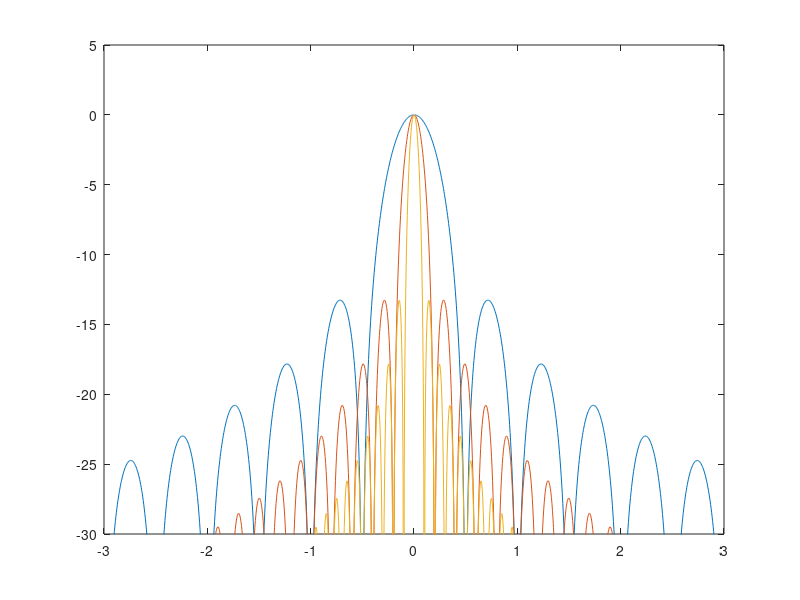

Write MATLAB code to recreate this figure. (Note: this script raises an error after producing the figure.)
% ***************************************
%  Spatial factor of a line source
% ***************************************
% Ericsson Nikola Tesla
% DSP Hackaton 2021
% 

% Here we observe how the length of line source of length L affects the
% beamwidth (and hence spatial resolution).
%
% Broadside sources (uniform magnitude) are assumed here. We observe lengths of 2, 5 and 10
% lambdas but one can play with them further...

clear all;
close all;

%% Define a line source and find its radiation pattern ("space factor")

% Normalized wavenumber space
% We take range -3:3 so that both visible and invisible ranges are seen
% beta_z/beta = cos(theta)
beta_n =[(-3:0.005:3)]';

% Normalized source length in units of lambda
L = [2 5 10];

% Spatial factor of line source normalized to its maximum (factor 2*pi is due to normalization!)
SF= sin((beta_n*2*pi*L)/2)./((beta_n*2*pi*L)/2); % normalized space factor of line source
SF_dB = 20*log10(abs(SF));

%% Plot the spatial factor

figure(1);
p1=plot(beta_n, SF_dB);
axis([min(beta_n) max(beta_n) -30 5]);

% Format the figure

x1=xline (1,'r--','Visible region boundary');
x2=xline (-1,'r--','Visible region boundary');
set(x1,'LineWidth',2,'LabelHorizontalAlignment','center','LabelVerticalAlignment','middle');
set(x2,'LineWidth',2,'LabelHorizontalAlignment','center','LabelVerticalAlignment','middle');
grid on;
title('Normalized pattern in spectral domain - line source');
legend ('L=2\lambda','L=5\lambda','L=10\lambda');
xlabel('\beta_z/\beta=cos(\theta)');
ylabel('Relative level [dB]');

%% Extract only the visible range

beta_v=beta_n (find(beta_n==-1)):0.005:beta_n(find(beta_n==1)); 
nn=size(beta_v,2);
for k=1:nn
    SF_v(k,:)=SF_dB(find(beta_n==-1)+k-1,:);
           
end;
theta=acos(beta_v);

%% Plot the visible range

figure (2);

% Format the figure

polaraxes('RLim',[-30 0],'thetadir','Clockwise','thetazerolocation','Left','ThetaLim',[0 180]);
hold on;
p2=polarplot(theta,SF_v);
title('Normalized pattern - line source');
legend ('L=2\lambda','L=5\lambda','L=10\lambda');
